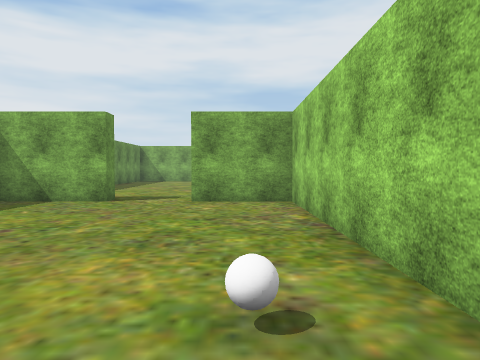
View 1 (above)

21 first-person views from a walk through a scene from a Unity 3-D project. The camera is 1.5 m above the floor, tilts 2° down and sees 70° across. The floor is counted in squares, 2 m on a side. Each view is taken from the middle of a square. On the plan, view 1 faces up. The plan holds only what a view shows up to about 11 squares ahead; the rest is blank. The player is left out. Some surface patterns are stand-ins.

View 2
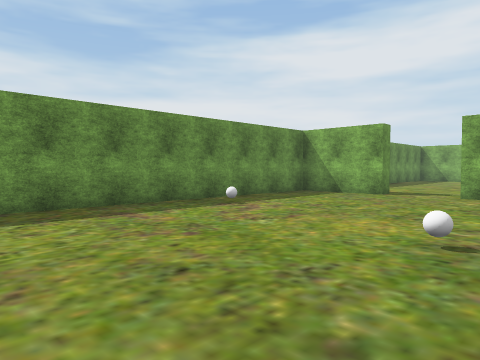

View 3
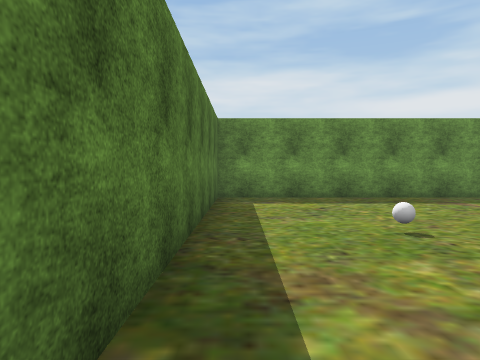

View 4
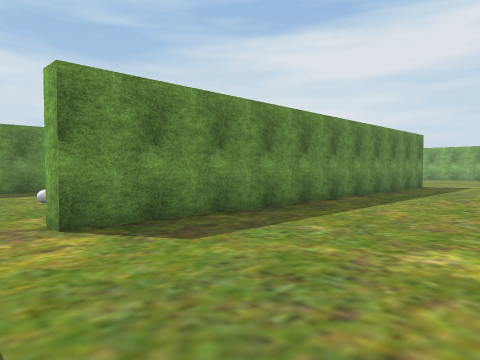

View 5
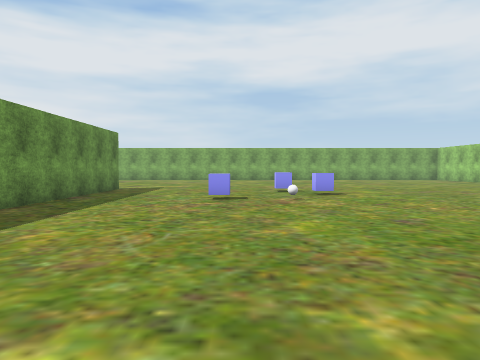

View 6
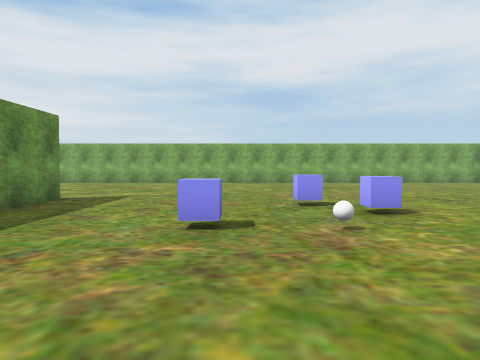

View 7
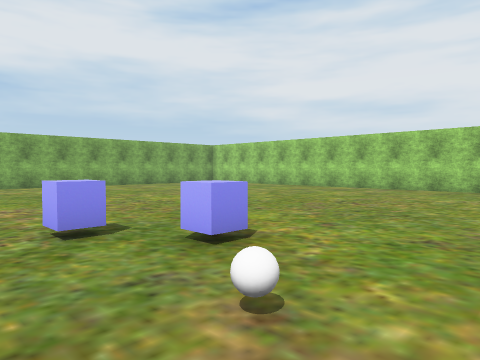

View 8
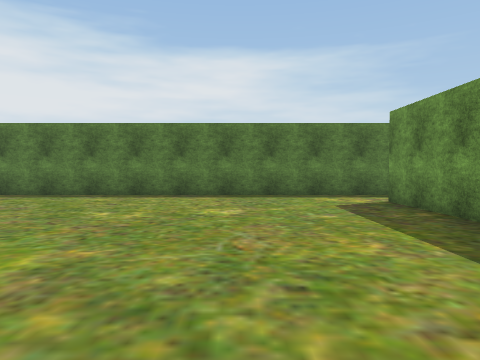

View 9
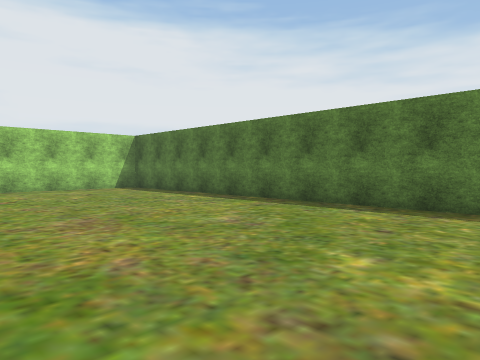

View 10
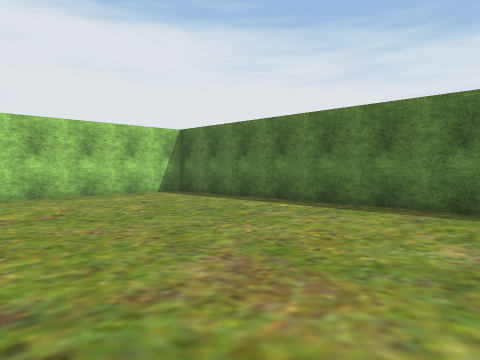

View 11
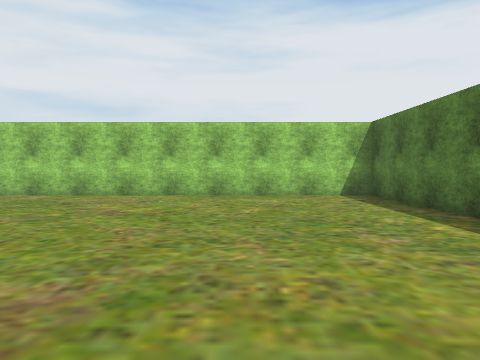

View 12
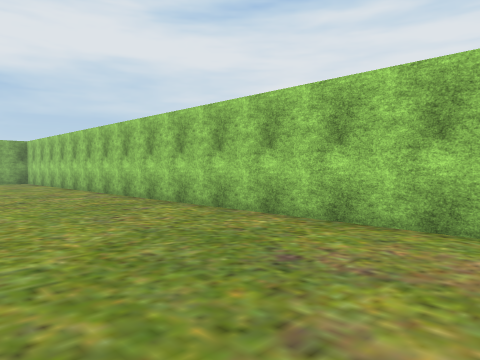

View 13
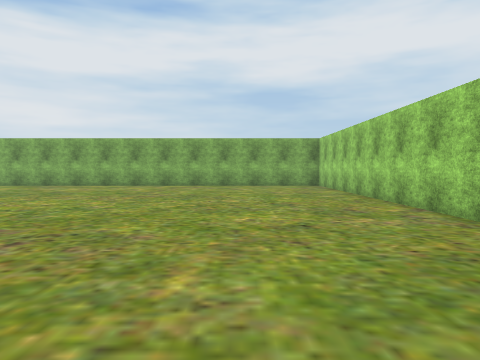

View 14
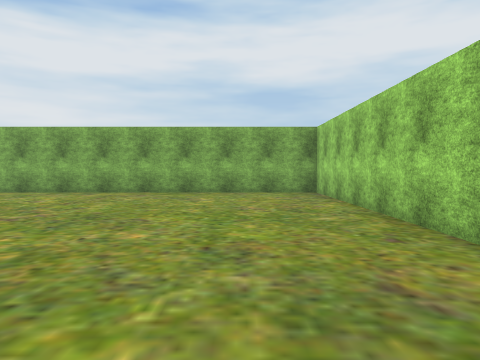

View 15
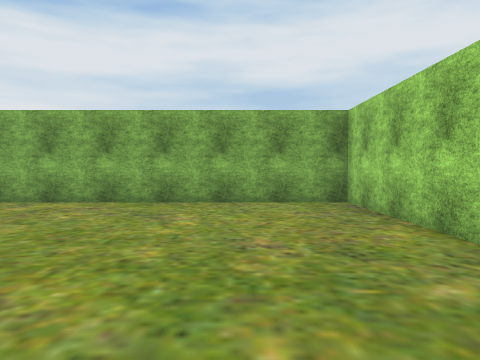

View 16
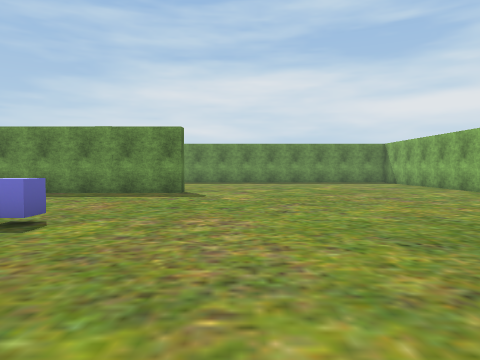

View 17
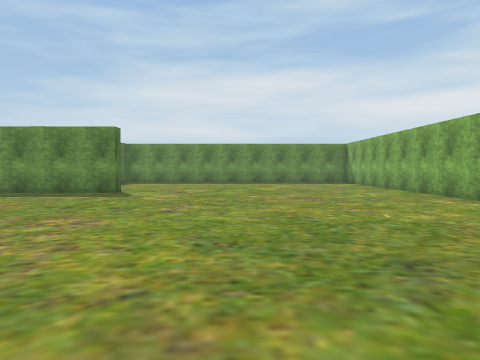

View 18
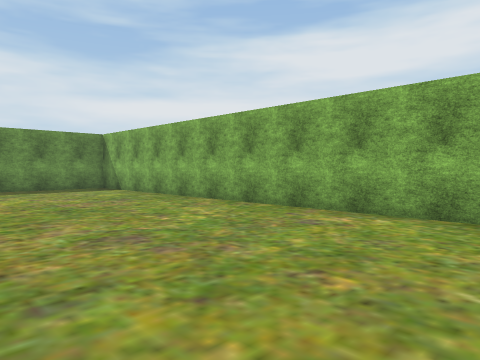

View 19
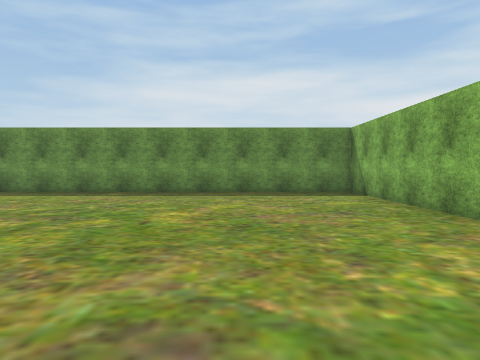

View 20
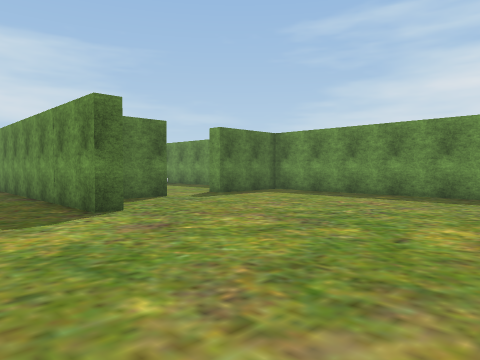

View 21
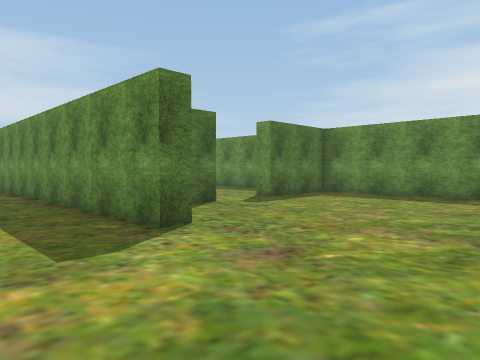

### Floor plan
Ten units are one square. View 1 is at (0, 0); x grows to the right and y downward. Boxes are objects, and circles mark ways between rooms. Rooms are numbered by the first view taken in them; rooms with no view inside come last. Other rooms are left out.
<svg viewBox="-62 -199 250 250">
<path fill="none" stroke="#000" d="M12 -16 12 -77 -11 -77M-30 -77 -54 -77M17 27 11 27M-57 -70 -57 46 16 46M11 -102 17 -102 17 27M-11 -82 2 -82M61 -194 -57 -194 -57 -82 -30 -82 -30 -77M16 46 183 46 183 -194 86 -194"/>
<rect x="-45" y="-35" width="10" height="10" fill="#bbb"><title>other object</title></rect>
<rect x="-15" y="15" width="10" height="10" fill="#bbb"><title>other object</title></rect>
<rect x="-5" y="-25" width="10" height="10" fill="#bbb"><title>other object</title></rect>
<rect x="55" y="-65" width="10" height="10" fill="#bbb"><title>other object</title></rect>
<rect x="65" y="-65" width="10" height="10" fill="#bbb"><title>other object</title></rect>
<rect x="75" y="-85" width="10" height="10" fill="#bbb"><title>other object</title></rect>
<rect x="75" y="-95" width="10" height="10" fill="#bbb"><title>other object</title></rect>
<circle cx="-20" cy="-80" r="3" fill="#2a7"/>
<circle cx="20" cy="35" r="3" fill="#2a7"/>
<text x="-20" y="-20">1</text>
<text x="80" y="-90">2</text>
</svg>
Room 1 opens to room 2.

Where each view was taken, in squares from view 1:
view 1: 0 up, 0 right, facing up
view 2: 2 down, 1 right, facing up-left
view 3: 4 down, 3 right, facing left
view 4: 4 down, 6 right, facing up-left
view 5: 2 down, 6 right, facing up
view 6: 2 up, 6 right, facing up
view 7: 5 up, 6 right, facing up-right
view 8: 5 up, 5 right, facing down
view 9: 2 up, 6 right, facing down-right
view 10: 2 up, 9 right, facing down-right
view 11: 1 down, 9 right, facing right
view 12: 1 up, 14 right, facing up-right
view 13: 5 up, 15 right, facing up
view 14: 9 up, 16 right, facing up
view 15: 12 up, 16 right, facing up
view 16: 12 up, 12 right, facing left
view 17: 14 up, 12 right, facing left
view 18: 14 up, 7 right, facing up-left
view 19: 16 up, 5 right, facing left
view 20: 16 up, 4 right, facing down-left
view 21: 14 up, 4 right, facing down-left
